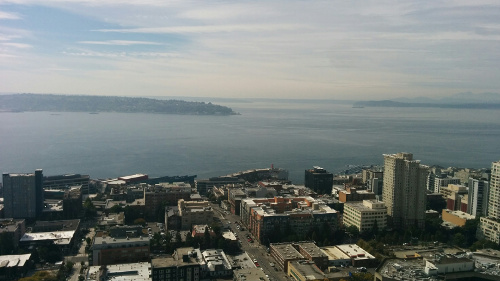
#> input picture skyline.jpg, 500 x 281 px
$ python GothamFilter.py
#> lines starting #> are read from the running program, lines starting #| are printed output that depends on the picture
#!/usr/bin/env python2
# -*- coding: utf-8 -*-
"""
Created on Wed May 24 00:12:04 2017

ref: "Instagram Filters in 15 lines of Python" from Practice Python website

@author: JaniePG
"""
import numpy as np
import skimage
from skimage import io,filters

def channel_adjust(channel,values):
    orig_size = channel.shape
    flat_channel = channel.flatten()
    adjusted = np.interp(flat_channel, np.linspace(0, 1, len(values)),values)
    return adjusted.reshape(orig_size)

def Gotham_filter_r(orig_image):
    g = orig_image[:,:,1]
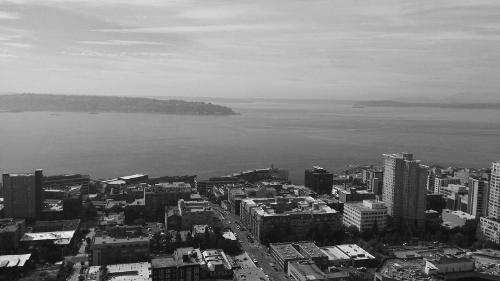
#> g: shape (281, 500) float64; min 0.0353, max 0.973, mean 0.491
    b = orig_image[:,:,2]
    g_boost_lower = channel_adjust(g, [
        0, 0.05, 0.1, 0.2, 0.3,
        0.5, 0.7, 0.8, 0.9,
        0.95, 1.0])
#> in channel_adjust, `return adjusted.reshape(orig_size)`:
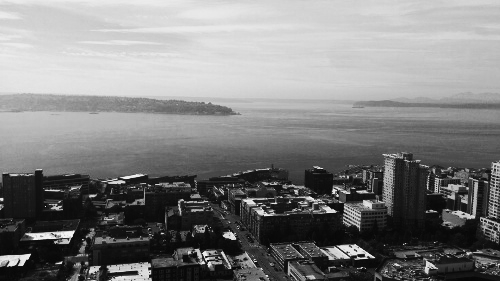
#> returned value: shape (281, 500) float64; min 0.0176, max 0.986, mean 0.503
    b_more = np.clip(b+0.04, 0, 1.0)
    merged = np.stack([orig_image[:,:,0], g_boost_lower, b_more], axis=2)
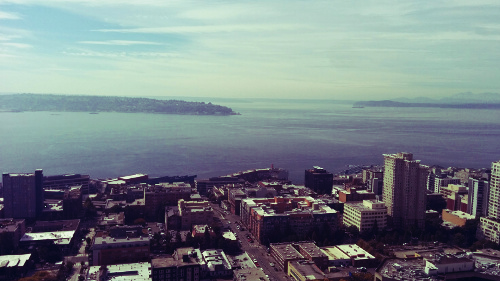
#> merged: shape (281, 500, 3) float64; mean R, G, B 0.464, 0.503, 0.521
    blurred = filters.gaussian(merged, sigma = 10, multichannel = True)
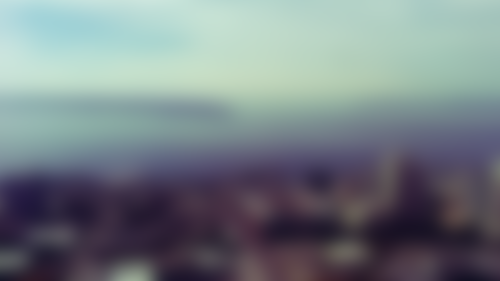
#> blurred: shape (281, 500, 3) float64; mean R, G, B 0.464, 0.504, 0.521
    final = np.clip(merged*1.4 - blurred*0.4, 0, 1.0)
    b = final[:,:,2]
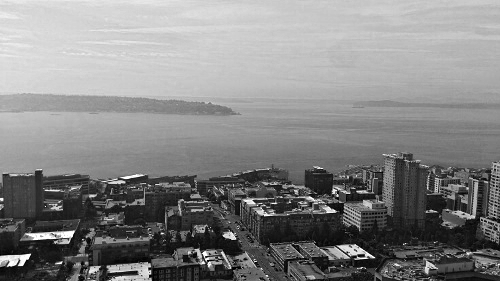
#> b: shape (281, 500) float64; min 0, max 1, mean 0.521
    b_adjusted = channel_adjust(b, [
        0, 0.047, 0.118, 0.251, 0.381,
        0.392, 0.42, 0.439, 0.475,
        0.561, 0.58, 0.627, 0.671,
        0.733, 0.847, 0.925, 1])
#> in channel_adjust (call 2), `return adjusted.reshape(orig_size)`:
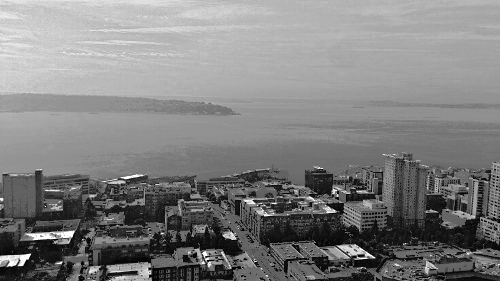
#> returned value: shape (281, 500) float64; min 0, max 1, mean 0.502
    final[:,:,2] = b_adjusted
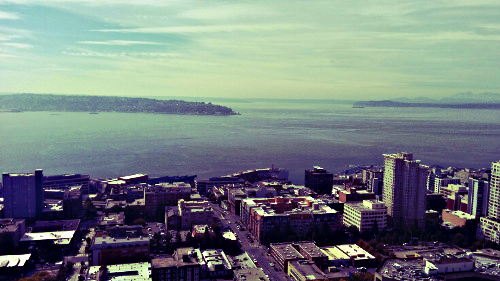
#> final: shape (281, 500, 3) float64; mean R, G, B 0.464, 0.503, 0.502
    return final

def Gotham_filter_g(orig_image):
    r = orig_image[:,:,0]
    g = orig_image[:,:,1]
    r_boost_lower = channel_adjust(r, [
        0, 0.05, 0.1, 0.2, 0.3,
        0.5, 0.7, 0.8, 0.9,
        0.95, 1.0])
    g_more = np.clip(g+0.03, 0, 1.0)
    merged = np.stack([r_boost_lower, g_more, orig_image[:,:,2]], axis=2)
    blurred = filters.gaussian(merged, sigma = 10, multichannel = True)
    final = np.clip(merged*1.3 - blurred*0.3, 0, 1.0)
    g = final[:,:,1]
    g_adjusted = channel_adjust(g, [
        0, 0.047, 0.118, 0.251, 0.381,
        0.392, 0.42, 0.439, 0.475,
        0.561, 0.58, 0.627, 0.671,
        0.733, 0.847, 0.925, 1])
    final[:,:,1] = g_adjusted
    return final

def Gotham_filter_b(orig_image):
    r = orig_image[:,:,0]
    b = orig_image[:,:,2]
    r_boost_lower = channel_adjust(r, [
        0, 0.05, 0.1, 0.2, 0.3,
        0.5, 0.7, 0.8, 0.9,
        0.95, 1.0])
    b_more = np.clip(b+0.05, 0, 1.0)
    merged = np.stack([r_boost_lower, orig_image[:,:,1], b_more], axis=2)
    blurred = filters.gaussian(merged, sigma = 10, multichannel = True)
    final = np.clip(merged*1.2 - blurred*0.2, 0, 1.0)
    b = final[:,:,2]
    b_adjusted = channel_adjust(b, [
        0, 0.047, 0.118, 0.251,0.381,
        0.392, 0.42, 0.439, 0.475,
        0.561, 0.58, 0.627, 0.671,
        0.733, 0.847, 0.925, 1])
    final[:,:,2] = b_adjusted
    return final

original_image = skimage.img_as_float(io.imread("skyline.jpg"))
new_image = Gotham_filter_r(original_image)
#> (the run stopped early here; a loop or call above may not have finished)
